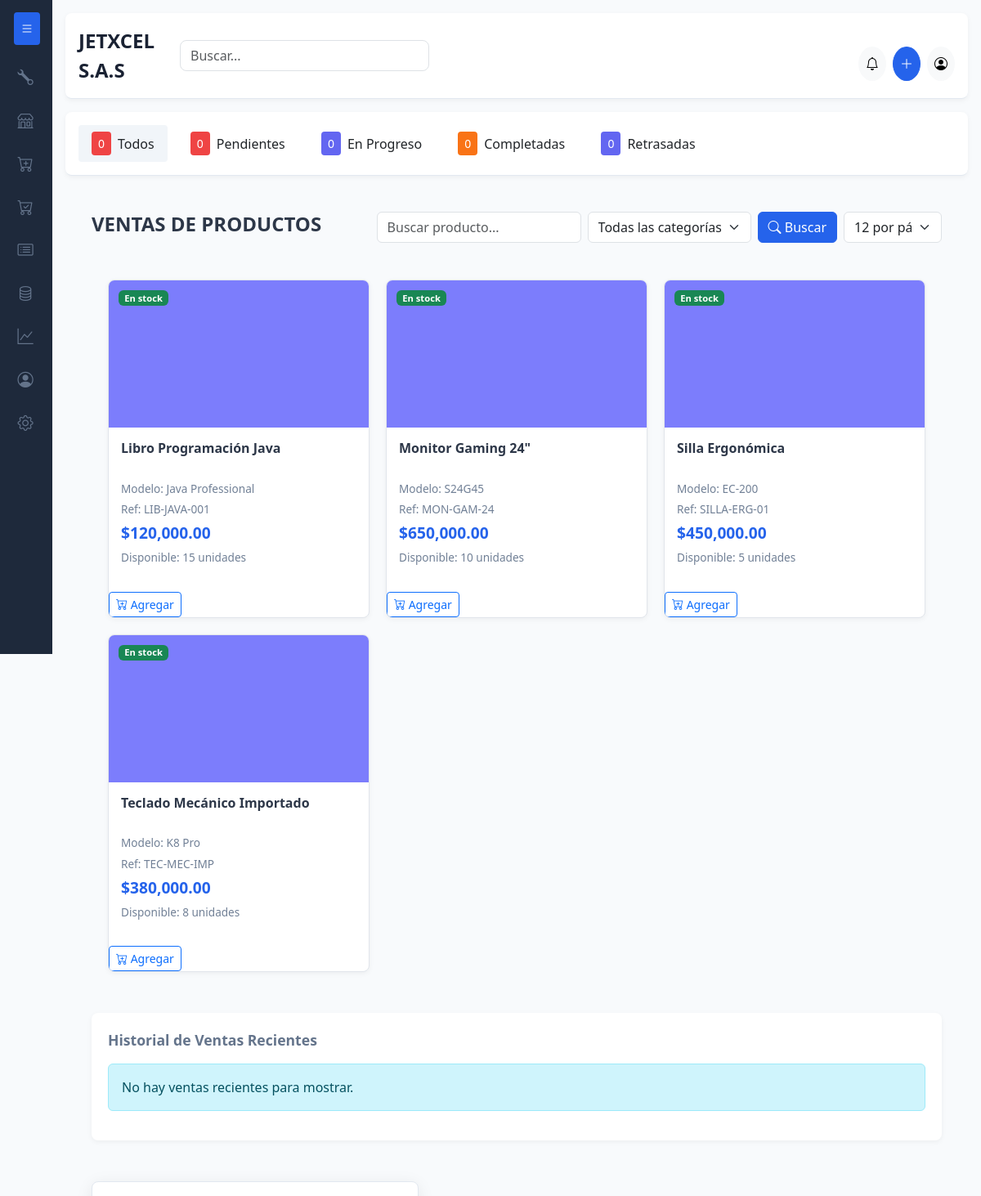
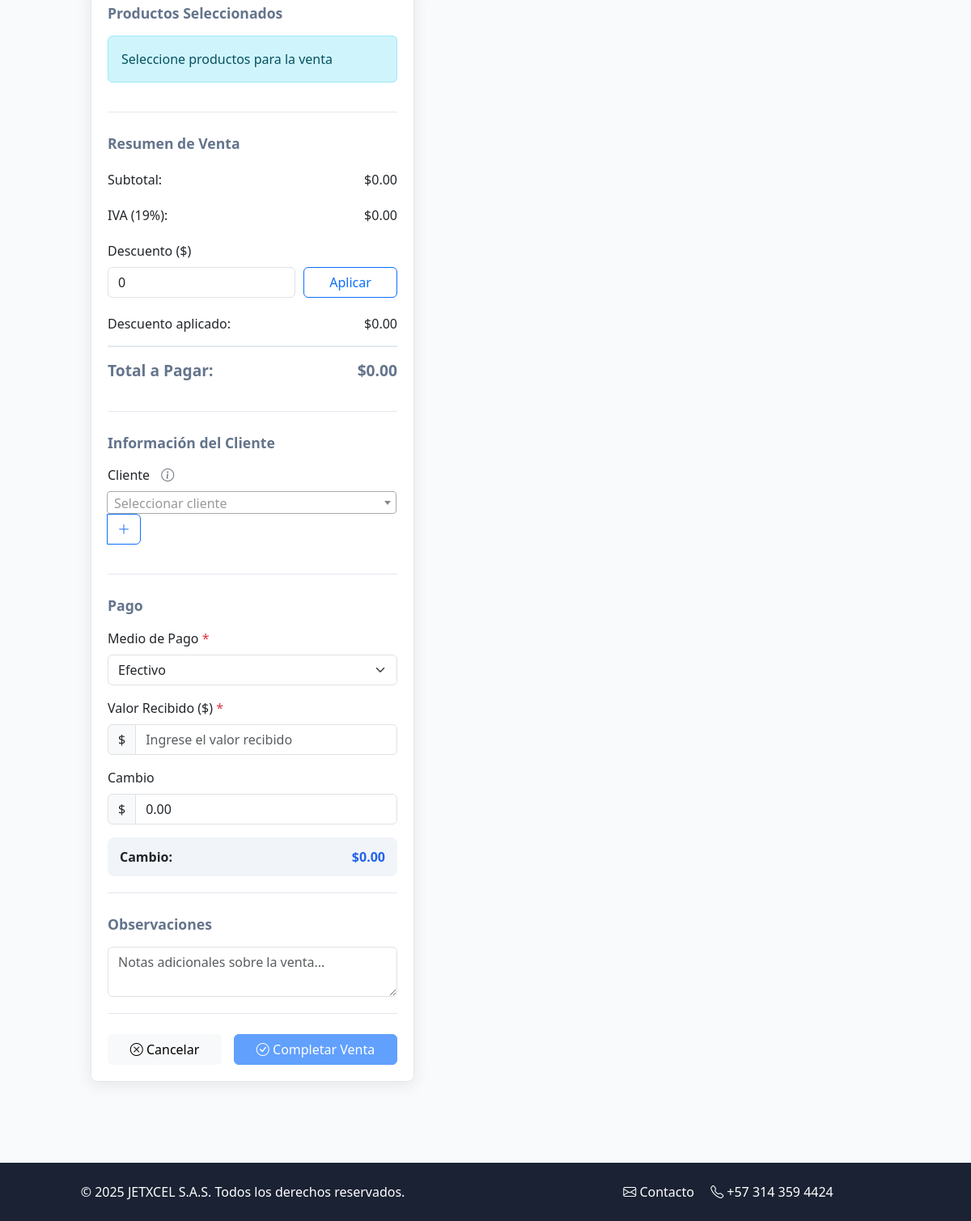
The page /src/views/ventas.php on the database its author committed (2 pictures, top to bottom).
### tables this page shows
CREATE TABLE productos (
    id INT AUTO_INCREMENT PRIMARY KEY,
    nombre VARCHAR(255) NOT NULL,
    referencia VARCHAR(100),
    fabricante VARCHAR(100),
    modelo VARCHAR(100),
    imagen VARCHAR(255) COMMENT 'Ruta de la imagen del producto',
    categoria_id INT,
    codigo_barras VARCHAR(50) UNIQUE,
    descripcion TEXT,
    costo_unitario DECIMAL(10,2) NOT NULL,
    precio_venta_sin_iva DECIMAL(10,2) NOT NULL,
    impuesto_compra_id INT DEFAULT 1,   
    impuesto_id INT DEFAULT 1,          
    stock INT DEFAULT 0,
    stock_minimo INT DEFAULT 5,
    ubicacion VARCHAR(100),
    estado ENUM('activo', 'inactivo') DEFAULT 'activo',
    fecha_creacion TIMESTAMP DEFAULT CURRENT_TIMESTAMP,
    fecha_actualizacion TIMESTAMP DEFAULT CURRENT_TIMESTAMP ON UPDATE CURRENT_TIMESTAMP,
    FOREIGN KEY (categoria_id) REFERENCES categorias(id),
    FOREIGN KEY (impuesto_compra_id) REFERENCES impuestos(id),
    FOREIGN KEY (impuesto_id) REFERENCES impuestos(id)
);

### config/database.php (called while the page is built, shortened)
<?php
class Database {
    private $host = 'localhost';
    private $db_name = 'jetxcel_db';
    private $username = 'root';
    private $password = '';
    private $charset = 'utf8mb4';
    public function getConnection() {
        $this->conn = null;
        try {
            $dsn = "mysql:host=" . $this->host . ";dbname=" . $this->db_name . ";charset=" . $this->charset;
            $this->conn = new PDO($dsn, $this->username, $this->password);
            $this->conn->setAttribute(PDO::ATTR_ERRMODE, PDO::ERRMODE_EXCEPTION);
            $this->conn->setAttribute(PDO::ATTR_DEFAULT_FETCH_MODE, PDO::FETCH_ASSOC);
        } catch(PDOException $exception) {
            error_log("Connection error: " . $exception->getMessage());
            throw new Exception("Database connection failed: " . $exception->getMessage());
        }
        return $this->conn;
    }
}
function getDBConnection() {
    $database = new Database();
    return $database->getConnection();
}
?>

### src/models/Producto.php (called while the page is built, shortened)
<?php
class Producto
{
    private $conn;
    private $table_name = "productos";
    public function __construct()
    {
        $this->conn = getDBConnection();
    }
    public function getAll($limit = null, $offset = null)
    {
        $query = "SELECT p.*, c.nombre as categoria_nombre,
                         ic.nombre as impuesto_compra_nombre, ic.porcentaje as impuesto_compra_porcentaje,
                         iv.nombre as impuesto_venta_nombre, iv.porcentaje as impuesto_venta_porcentaje
                  FROM " . $this->table_name . " p
                  LEFT JOIN categorias c ON p.categoria_id = c.id
                  LEFT JOIN impuestos ic ON p.impuesto_compra_id = ic.id
                  LEFT JOIN impuestos iv ON p.impuesto_id = iv.id
                  WHERE p.estado = 'activo'
                  ORDER BY p.nombre ASC";
        if ($limit) {
            $query .= " LIMIT " . intval($limit);
        }
        $stmt = $this->conn->prepare($query);
        $stmt->execute();
        return $stmt->fetchAll();
    }
}

### src/views/ventas.php (the view, shortened to what this page needs)
<?php
require_once __DIR__ . '/../models/Producto.php';
$pagina = isset($_GET['pagina']) ? (int)$_GET['pagina'] : 1;
$porPagina = isset($_GET['por_pagina']) ? (int)$_GET['por_pagina'] : 12;
$categoriaId = isset($_GET['categoria_id']) ? (int)$_GET['categoria_id'] : null;
$busqueda = isset($_GET['busqueda']) ? trim($_GET['busqueda']) : '';
$productoModel = new Producto();
$ventaModel = new Venta();
$productos = [];
if (!empty($busqueda)) {
    $productos = $productoModel->search($busqueda, $categoriaId);
    $totalProductos = count($productos);
} else if ($categoriaId) {
    $productos = $productoModel->getByCategory($categoriaId);
    $totalProductos = count($productos);
} else {
    $inicio = ($pagina - 1) * $porPagina;
    $productos = $productoModel->getAll($porPagina, $inicio);
}
$ventasRecientes = $ventaModel->getRecentSales(5);
?>
<?php include '../includes/partials/header.php'; ?>
<div class="container-fluid mt-4">
    <div class="sale-container">
        <div class="sale-content">
            <div class="product-header">
                <h4 class="services-title">VENTAS DE PRODUCTOS</h4>
                <div class="d-flex align-items-center gap-2 flex-wrap">
                    <form id="searchForm" class="d-flex gap-2 flex-wrap" style="width: 100%; max-width: 800px;">
                        <input type="text" class="form-control" id="productSearch" name="busqueda" placeholder="Buscar producto..." value="<?php echo htmlspecialchars($busqueda); ?>" style="width: 250px;">
                        <select class="form-select category-filter" id="categoryFilter" name="categoria_id" style="width: 200px;">
                            <option value="">Todas las categorías</option>
                        </select>
                        <button type="submit" class="btn btn-primary">
                            <i class="bi bi-search"></i> Buscar
                        </button>
                        <select class="form-select products-per-page" id="productsPerPage" name="por_pagina" style="width: 150px;">
                            <option value="12" <?php echo ($porPagina == 12) ? 'selected' : ''; ?>>12 por página</option>
                        </select>
                    </form>
                </div>
            </div>
            <div class="product-grid" id="productsGrid">
                <?php if (empty($productos)): ?>
                    <div class="col-12">
                        <div class="alert alert-info">No se encontraron productos.</div>
                    </div>
                <?php else: ?>
                    <?php foreach ($productos as $producto):
                        $imagen = !empty($producto['imagen']) ?
                            'uploads/productos/' . basename($producto['imagen']) :
                            'assets/images/placeholder-product.png';
                        $claseStock = $producto['stock'] <= $producto['stock_minimo'] ? 'bg-warning' : 'bg-success';
                        $textoStock = $producto['stock'] <= $producto['stock_minimo'] ? 'Poco stock' : 'En stock';
                    ?>
                        <div class="product-card" data-producto-id="<?php echo $producto['id']; ?>">
                            <div class="product-image">
                                <img src="<?php echo $imagen; ?>" alt="<?php echo htmlspecialchars($producto['nombre']); ?>">
                                <span class="badge <?php echo $claseStock; ?> product-badge"><?php echo $textoStock; ?></span>
                            </div>
                            <div class="product-info">
                                <h6 class="card-title"><?php echo htmlspecialchars($producto['nombre']); ?></h6>
                                <?php if (!empty($producto['modelo'])): ?>
                                    <p class="card-details">Modelo: <?php echo htmlspecialchars($producto['modelo']); ?></p>
                                <?php endif; ?>
                                <?php if (!empty($producto['referencia'])): ?>
                                    <p class="card-details">Ref: <?php echo htmlspecialchars($producto['referencia']); ?></p>
                                <?php endif; ?>
                                <p class="card-price">$<?php echo number_format($producto['precio_venta_sin_iva'], 2); ?></p>
                                <p class="card-stock">Disponible: <?php echo $producto['stock']; ?> unidades</p>
                            </div>
                            <button class="btn btn-sm btn-outline-primary add-to-cart-btn"
                                    data-producto-id="<?php echo $producto['id']; ?>"
                                    data-producto-nombre="<?php echo htmlspecialchars($producto['nombre']); ?>"
                                    data-producto-precio="<?php echo $producto['precio_venta_sin_iva']; ?>"
                                    data-producto-stock="<?php echo $producto['stock']; ?>"
                                    data-producto-impuesto="<?php echo $producto['impuesto_venta_porcentaje']; ?>"
                                    data-producto-impuesto-id="<?php echo $producto['impuesto_id']; ?>">
                                <i class="bi bi-cart-plus"></i> Agregar
                            </button>
                        </div>
                    <?php endforeach; ?>
                <?php endif; ?>
            </div>
            <div class="sale-history mt-4">
                <div class="sale-history-title">Historial de Ventas Recientes</div>
                <div id="recentSales">
                    <?php if (empty($ventasRecientes)): ?>
                        <div class="alert alert-info">No hay ventas recientes para mostrar.</div>
                    <?php endif; ?>
                </div>
            </div>
                </div>
                <div class="sale-form-container">
            <div class="form-section">
                <div class="form-section-title">Productos Seleccionados</div>
                <div id="selectedProducts">
                </div>
            </div>
            <div class="form-section">
                <div class="form-section-title">Resumen de Venta</div>
                <div class="calculation-row">
                    <span>Subtotal:</span>
                    <span id="subtotalAmount">$0.00</span>
                </div>
                <div class="calculation-row">
                    <span>IVA (19%):</span>
                    <span id="taxAmount">$0.00</span>
                </div>
                <div class="discount-container">
                    <div class="discount-input">
                        <label class="form-label">Descuento ($)</label>
                        <input type="number" class="form-control" id="discountInput" placeholder="Ingrese descuento" min="0" step="0.01" value="0">
                    </div>
                    <div class="apply-discount-btn">
                        <button type="button" class="btn btn-outline-primary w-100" id="applyDiscountBtn">Aplicar</button>
                    </div>
                </div>
                <div class="calculation-row">
                    <span>Descuento aplicado:</span>
                    <span id="discountAmount">$0.00</span>
                </div>
                <div class="calculation-row total">
                    <span>Total a Pagar:</span>
                    <span id="totalAmount">$0.00</span>
                </div>
            </div>
            <div class="form-section">
                <div class="form-section-title">Información del Cliente</div>
                <div class="mb-3">
                    <label class="form-label">Cliente
                        <span class="info-tooltip" data-bs-toggle="tooltip" title="Seleccione un cliente para ver sus detalles">
                            <i class="bi bi-info-circle"></i>
                        </span>
                    </label>
                    <div class="input-group">
                        <button class="btn btn-outline-primary" type="button" id="newClientBtn" data-bs-toggle="modal" data-bs-target="#newClientModal">
                            <i class="bi bi-plus-lg"></i>
                        </button>
                    </div>
                </div>
            </div>
            <div class="form-section">
                <div class="form-section-title">Pago</div>
                <div class="mb-3">
                    <label class="form-label">Medio de Pago <span class="text-danger">*</span></label>
                    <select class="form-select" id="paymentMethod" required>
                        <option value="Efectivo" selected>Efectivo</option>
                    </select>
                </div>
                <div class="mb-3">
                    <label class="form-label">Valor Recibido ($) <span class="text-danger">*</span></label>
                    <div class="input-group">
                        <span class="input-group-text">$</span>
                        <input type="number" class="form-control" id="amountReceived"
                               placeholder="Ingrese el valor recibido" min="0" step="0.01" required>
                    </div>
                </div>
                <div class="mb-3">
                    <label class="form-label">Cambio</label>
                    <div class="input-group">
                        <span class="input-group-text">$</span>
                        <input type="text" class="form-control" id="changeAmount" value="0.00" readonly>
                    </div>
                </div>
                        <div class="change-container">
                            <div class="change-label">Cambio:</div>
                            <div class="change-amount" id="changeAmount">$0.00</div>
                        </div>
                    </div>
                    <div class="form-section">
                        <div class="form-section-title">Observaciones</div>
                        <textarea class="form-control" id="saleNotes" rows="2" placeholder="Notas adicionales sobre la venta..."></textarea>
                    </div>
                    <div class="action-buttons">
                        <button class="btn btn-light flex-grow-1" id="cancelSaleBtn">
                            <i class="bi bi-x-circle"></i> Cancelar
                        </button>
                        <button class="btn btn-primary flex-grow-1" id="completeSaleBtn">
                            <i class="bi bi-check-circle"></i> Completar Venta
                        </button>
                    </div>
                </div>
            </div>
        </div>
    </div>
</div>
    <?php include '../includes/partials/footer.php'; ?>

### rows shown on the page
productos: textoStock "En stock", nombre "Libro Programación Java", modelo "Java Professional", referencia "LIB-JAVA-001", precio_venta_sin_iva "120,000.00", stock "15"
productos: textoStock "En stock", nombre "Monitor Gaming 24\"", modelo "S24G45", referencia "MON-GAM-24", precio_venta_sin_iva "650,000.00", stock "10"
productos: textoStock "En stock", nombre "Silla Ergonómica", modelo "EC-200", referencia "SILLA-ERG-01", precio_venta_sin_iva "450,000.00", stock "5"
productos: textoStock "En stock", nombre "Teclado Mecánico Importado", modelo "K8 Pro", referencia "TEC-MEC-IMP", precio_venta_sin_iva "380,000.00", stock "8"
